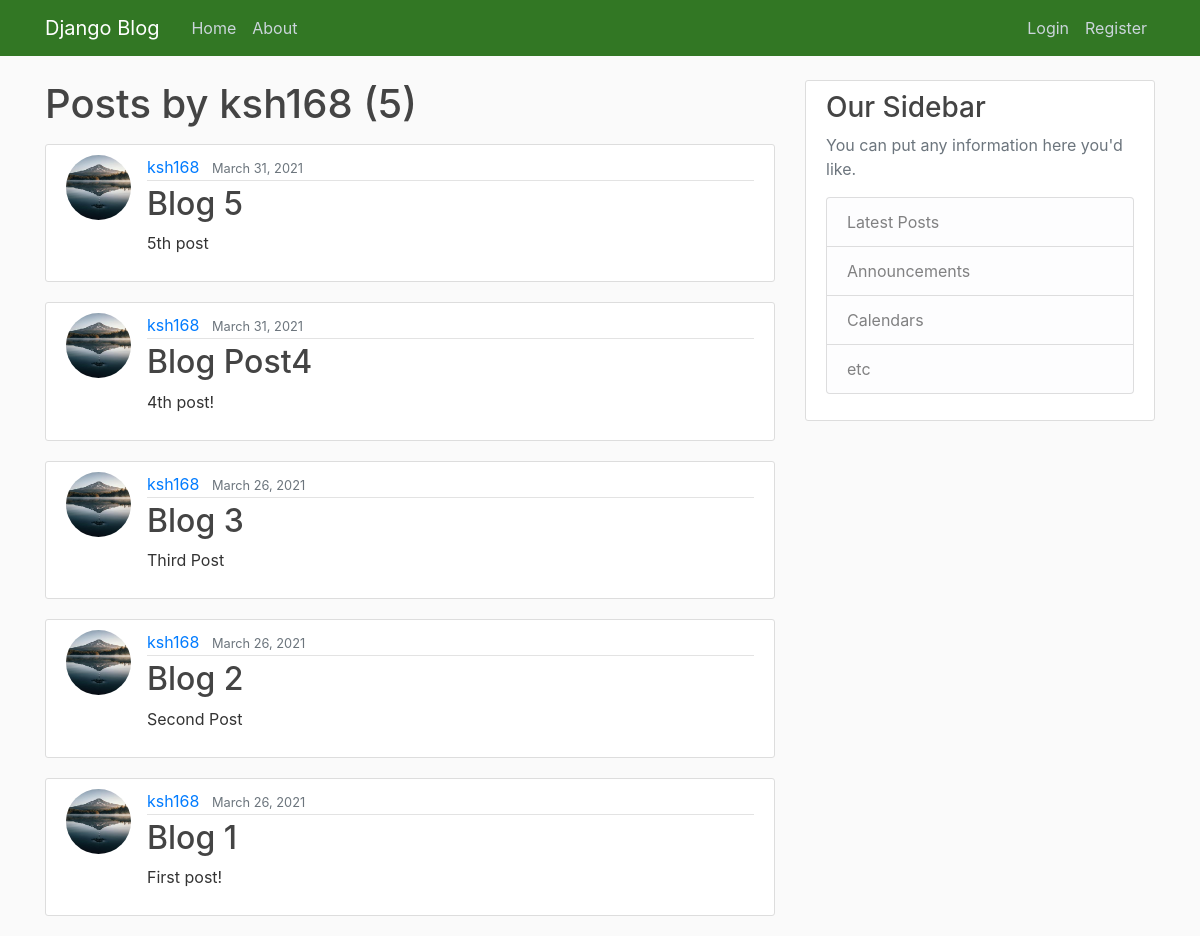
/user/ksh168, run on an earlier commit of the app's database.
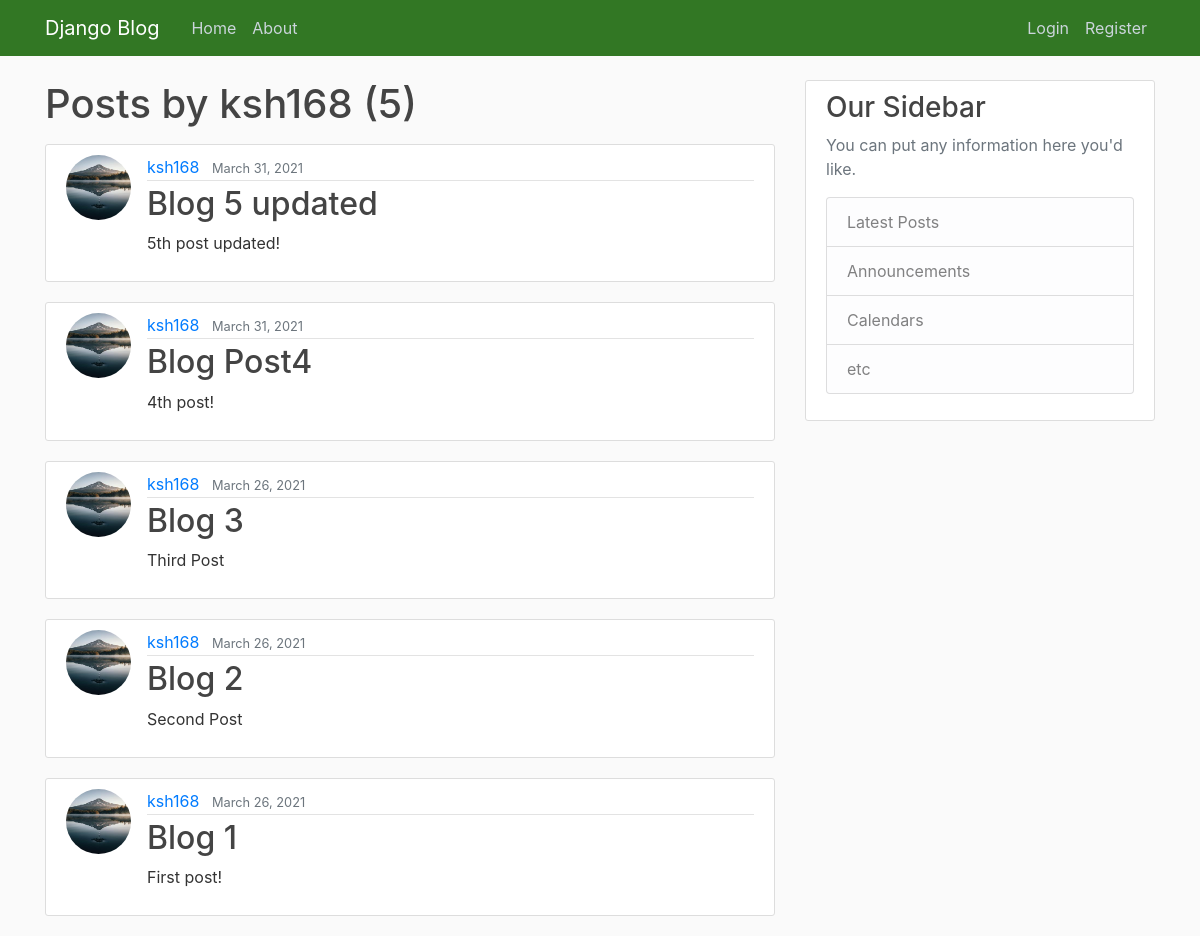
And on a later commit of the database.
### blog/models.py (models this page shows, shortened)
class Post(models.Model):
    title = models.CharField(max_length=100)
    content = models.TextField()
    date_posted = models.DateTimeField(default=timezone.now)
    author = models.ForeignKey(User, on_delete=models.CASCADE)

### users/models.py (models this page shows, shortened)
class Profile(models.Model):
    user = models.OneToOneField(User, on_delete=models.CASCADE)
    image = models.ImageField(default='default.jpg', upload_to='profile_pics')

### blog/views.py (the view)
# urls.py: path('user/<str:username>', UserPostListView.as_view(), name='user-posts'),
class UserPostListView(ListView):
    model = Post
    template_name = 'blog/user_posts.html'    # <app>/<model>_<viewtype>.html
    context_object_name = 'posts'
    paginate_by = 7     #no. of posts in one page
    def get_queryset(self):
        user = get_object_or_404(User, username=self.kwargs.get('username'))
        return Post.objects.filter(author=user).order_by('-date_posted')

### blog/templates/blog/user_posts.html (shortened to what this page needs)
{% extends "blog/base.html" %}
{% block content %}
    <h1 class="mb-3">Posts by {{ view.kwargs.username }} ({{ page_obj.paginator.count }})</h1>
    {% for post in posts %}
        <article class="media content-section">
            <img class="rounded-circle article-img" src="{{ post.author.profile.image.url }}">
            <div class="media-body">
            <div class="article-metadata">
                <a class="mr-2" href="{% url 'user-posts' post.author.username %}">{{ post.author }}</a>
                <small class="text-muted">{{ post.date_posted|date:"F d, Y" }}</small>
            </div>
            <h2><a class="article-title" href="{% url 'post-detail' post.id %}">{{ post.title }}</a></h2>
            <p class="article-content">{{ post.content }}</p>
            </div>
        </article>
    {% endfor %}
{% endblock content %}

What changed in the data, as far as the page shows it:
changed Post: title "Blog 5" → "Blog 5 updated"; content "5th post" → "5th post updated!"
